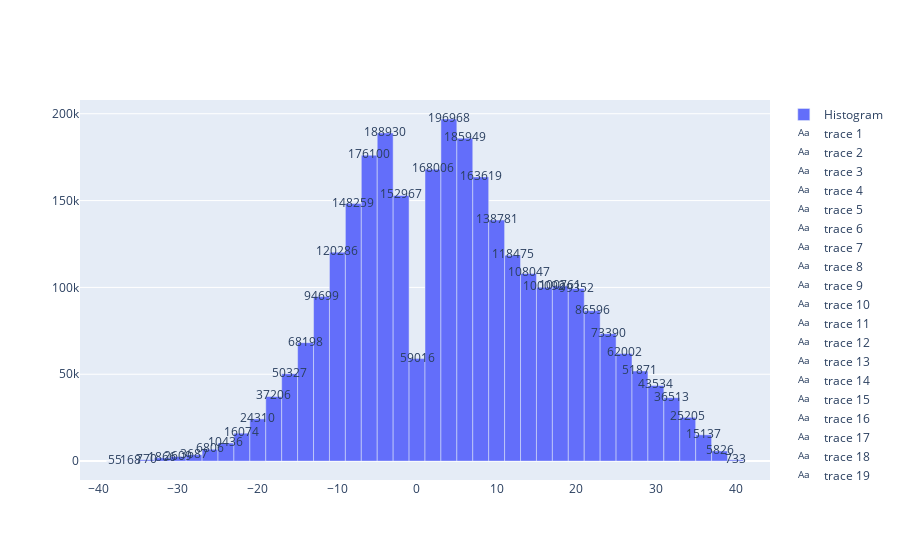

Write notebook code for a chart like this one.
### Code cell
# Plot the figure
counts, bins = np.histogram(df_interest['LogOddRatio'], bins=40)
bin_midpoints = bins[:-1] + np.diff(bins)/2

fig = go.Figure()

fig.add_trace(go.Bar(
    x=bin_midpoints,
    y=counts,
    width=np.diff(bins), # makes bars have correct widths
    name='Histogram'
))
# add text labels for counts
for i in range(len(counts)):
    fig.add_trace(go.Scatter(
        x=[bin_midpoints[i]],
        y=[counts[i]],
        text=[str(counts[i])],
        mode='text',
    ))

fig.show()

### Figure 1 — Plotly figure (JSON) as saved in the notebook; plotly's stock layout.template omitted (floating-point values rounded to 4 significant figures)
{"data": [{"name": "Histogram", "type": "bar", "width": [1.998, 1.998, 1.998, 1.998, 1.998, 1.998, 1.998, 1.998, 1.998, 1.998, 1.998, 1.998, 1.998, 1.998, 1.998, 1.998, 1.998, 1.998, 1.998, 1.998, 1.998, 1.998, 1.998, 1.998, 1.998, 1.998, 1.998, 1.998, 1.998, 1.998, 1.998, 1.998, 1.998, 1.998, 1.998, 1.998, 1.998, 1.998, 1.998, 1.998], "x": [-37.94, -35.94, -33.94, -31.94, -29.94, -27.95, -25.95, -23.95, -21.95, -19.95, -17.96, -15.96, -13.96, -11.96, -9.965, -7.967, -5.97, -3.972, -1.974, 0.02425, 2.022, 4.02, 6.018, 8.016, 10.01, 12.01, 14.01, 16.01, 18.01, 20.0, 22.0, 24.0, 26.0, 28.0, 29.99, 31.99, 33.99, 35.99, 37.98, 39.98], "y": [55, 168, 770, 1866, 2609, 3687, 6806, 10436, 16074, 24310, 37206, 50327, 68198, 94699, 120286, 148259, 176100, 188930, 152967, 59016, 168006, 196968, 185949, 163619, 138781, 118475, 108047, 100092, 100761, 99352, 86596, 73390, 62002, 51871, 43534, 36513, 25205, 15137, 5826, 733]}, {"mode": "text", "text": ["55"], "type": "scatter", "x": [-37.94], "y": [55]}, {"mode": "text", "text": ["168"], "type": "scatter", "x": [-35.94], "y": [168]}, {"mode": "text", "text": ["770"], "type": "scatter", "x": [-33.94], "y": [770]}, {"mode": "text", "text": ["1866"], "type": "scatter", "x": [-31.94], "y": [1866]}, {"mode": "text", "text": ["2609"], "type": "scatter", "x": [-29.94], "y": [2609]}, {"mode": "text", "text": ["3687"], "type": "scatter", "x": [-27.95], "y": [3687]}, {"mode": "text", "text": ["6806"], "type": "scatter", "x": [-25.95], "y": [6806]}, {"mode": "text", "text": ["10436"], "type": "scatter", "x": [-23.95], "y": [10436]}, {"mode": "text", "text": ["16074"], "type": "scatter", "x": [-21.95], "y": [16074]}, {"mode": "text", "text": ["24310"], "type": "scatter", "x": [-19.95], "y": [24310]}, {"mode": "text", "text": ["37206"], "type": "scatter", "x": [-17.96], "y": [37206]}, {"mode": "text", "text": ["50327"], "type": "scatter", "x": [-15.96], "y": [50327]}, {"mode": "text", "text": ["68198"], "type": "scatter", "x": [-13.96], "y": [68198]}, {"mode": "text", "text": ["94699"], "type": "scatter", "x": [-11.96], "y": [94699]}, {"mode": "text", "text": ["120286"], "type": "scatter", "x": [-9.965], "y": [120286]}, {"mode": "text", "text": ["148259"], "type": "scatter", "x": [-7.967], "y": [148259]}, {"mode": "text", "text": ["176100"], "type": "scatter", "x": [-5.97], "y": [176100]}, {"mode": "text", "text": ["188930"], "type": "scatter", "x": [-3.972], "y": [188930]}, {"mode": "text", "text": ["152967"], "type": "scatter", "x": [-1.974], "y": [152967]}, {"mode": "text", "text": ["59016"], "type": "scatter", "x": [0.02425], "y": [59016]}, {"mode": "text", "text": ["168006"], "type": "scatter", "x": [2.022], "y": [168006]}, {"mode": "text", "text": ["196968"], "type": "scatter", "x": [4.02], "y": [196968]}, {"mode": "text", "text": ["185949"], "type": "scatter", "x": [6.018], "y": [185949]}, {"mode": "text", "text": ["163619"], "type": "scatter", "x": [8.016], "y": [163619]}, {"mode": "text", "text": ["138781"], "type": "scatter", "x": [10.01], "y": [138781]}, {"mode": "text", "text": ["118475"], "type": "scatter", "x": [12.01], "y": [118475]}, {"mode": "text", "text": ["108047"], "type": "scatter", "x": [14.01], "y": [108047]}, {"mode": "text", "text": ["100092"], "type": "scatter", "x": [16.01], "y": [100092]}, {"mode": "text", "text": ["100761"], "type": "scatter", "x": [18.01], "y": [100761]}, {"mode": "text", "text": ["99352"], "type": "scatter", "x": [20.0], "y": [99352]}, {"mode": "text", "text": ["86596"], "type": "scatter", "x": [22.0], "y": [86596]}, {"mode": "text", "text": ["73390"], "type": "scatter", "x": [24.0], "y": [73390]}, {"mode": "text", "text": ["62002"], "type": "scatter", "x": [26.0], "y": [62002]}, {"mode": "text", "text": ["51871"], "type": "scatter", "x": [28.0], "y": [51871]}, {"mode": "text", "text": ["43534"], "type": "scatter", "x": [29.99], "y": [43534]}, {"mode": "text", "text": ["36513"], "type": "scatter", "x": [31.99], "y": [36513]}, {"mode": "text", "text": ["25205"], "type": "scatter", "x": [33.99], "y": [25205]}, {"mode": "text", "text": ["15137"], "type": "scatter", "x": [35.99], "y": [15137]}, {"mode": "text", "text": ["5826"], "type": "scatter", "x": [37.98], "y": [5826]}, {"mode": "text", "text": ["733"], "type": "scatter", "x": [39.98], "y": [733]}], "layout": {"autosize": true, "xaxis": {"autorange": true, "range": [-42.27, 44.31], "type": "linear"}, "yaxis": {"autorange": true, "range": [-10880.0, 207900.0], "type": "linear"}}}
